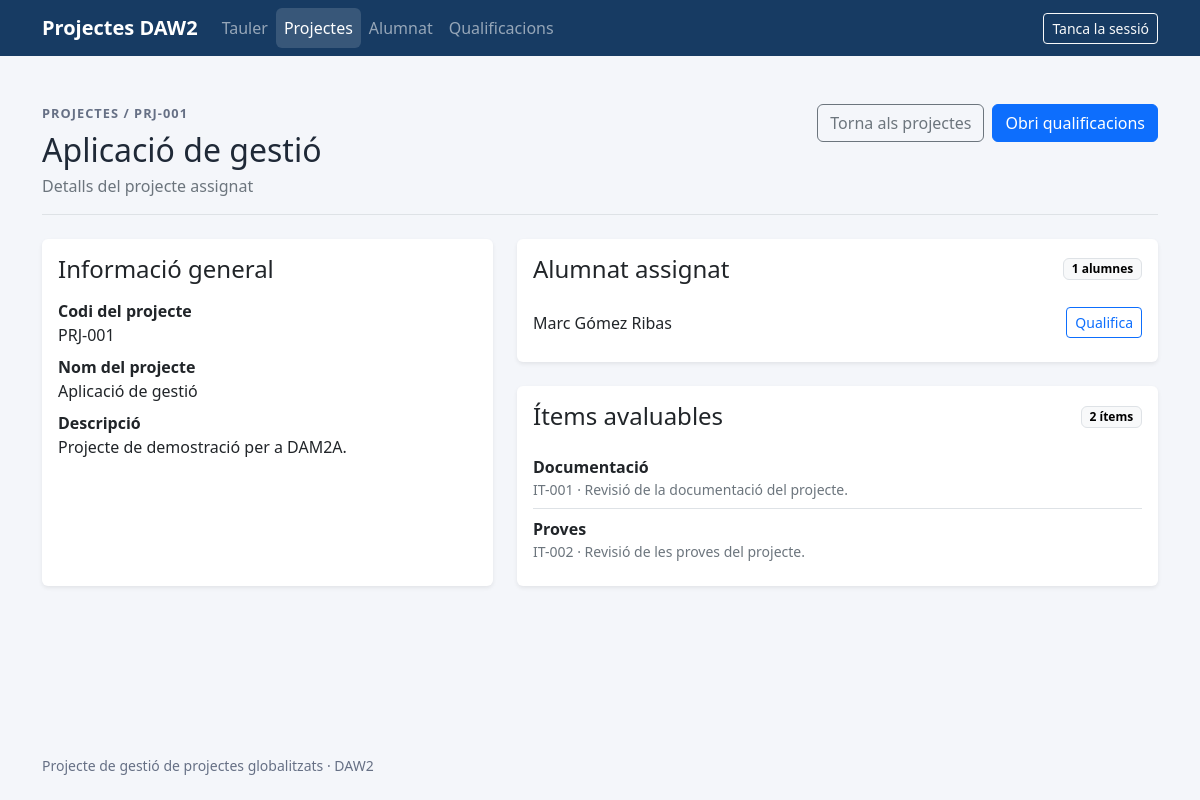
The app's page /?page=project-details&role=teacher&project_id=1 (signed in) with its own data.
### tables this page shows
CREATE TABLE IF NOT EXISTS projects (
    id INT UNSIGNED AUTO_INCREMENT PRIMARY KEY,
    code VARCHAR(50) NOT NULL UNIQUE,
    name VARCHAR(150) NOT NULL,
    description TEXT NOT NULL
);

### app/Views/pages/teacher/project_details.php (the view)
<?php
$escapeTeacherValue = static fn (string|int $value): string => htmlspecialchars((string) $value, ENT_QUOTES, 'UTF-8');
$firstItemId = $selectedProject['items'][0]['id'] ?? '';
?>
<section aria-labelledby="project-details-title">
    <?php if ($selectedProject === null): ?>
        <div class="alert alert-warning" role="status">
            <h1 class="h4">Projecte no disponible</h1>
            <p class="mb-0">El projecte no existeix o no està assignat al teu compte.</p>
        </div>
        <a class="btn btn-outline-primary" href="/?page=projects&amp;role=teacher">Torna als projectes</a>
    <?php else: ?>
        <div class="d-flex flex-column flex-md-row justify-content-between align-items-md-start gap-3 border-bottom pb-3 mb-4">
            <div>
                <p class="eyebrow mb-2">Projectes / <?= $escapeTeacherValue($selectedProject['code']) ?></p>
                <h1 class="h2 mb-1" id="project-details-title"><?= $escapeTeacherValue($selectedProject['name']) ?></h1>
                <p class="text-secondary mb-0">Detalls del projecte assignat</p>
            </div>
            <div class="d-flex flex-wrap gap-2">
                <a class="btn btn-outline-secondary" href="/?page=projects&amp;role=teacher">Torna als projectes</a>
                <a class="btn btn-primary" href="/?page=grades&amp;role=teacher&amp;project_id=<?= (int) $selectedProject['id'] ?>">Obri qualificacions</a>
            </div>
        </div>
        <div class="row g-4">
            <div class="col-12 col-lg-5">
                <article class="card border-0 shadow-sm h-100"><div class="card-body">
                    <h2 class="h4">Informació general</h2>
                    <dl class="mt-3 mb-0">
                        <dt>Codi del projecte</dt><dd><?= $escapeTeacherValue($selectedProject['code']) ?></dd>
                        <dt>Nom del projecte</dt><dd><?= $escapeTeacherValue($selectedProject['name']) ?></dd>
                        <dt>Descripció</dt><dd class="mb-0"><?= nl2br($escapeTeacherValue($selectedProject['description'])) ?></dd>
                    </dl>
                </div></article>
            </div>
            <div class="col-12 col-lg-7">
                <article class="card border-0 shadow-sm mb-4"><div class="card-body">
                    <div class="d-flex justify-content-between align-items-center gap-2 mb-3">
                        <h2 class="h4 mb-0">Alumnat assignat</h2>
                        <span class="badge text-bg-light border"><?= count($selectedProject['students']) ?> alumnes</span>
                    </div>
                    <?php if ($selectedProject['students'] === []): ?>
                        <p class="text-secondary mb-0">Encara no hi ha alumnat assignat.</p>
                    <?php else: ?>
                        <ul class="list-group list-group-flush">
                            <?php foreach ($selectedProject['students'] as $student): ?>
                                <li class="list-group-item px-0 d-flex justify-content-between align-items-center gap-2">
                                    <span><?= $escapeTeacherValue($student['full_name']) ?></span>
                                    <?php if ($firstItemId !== ''): ?>
                                        <a class="btn btn-sm btn-outline-primary" href="/?page=grades&amp;role=teacher&amp;project_id=<?= (int) $selectedProject['id'] ?>&amp;student_id=<?= (int) $student['id'] ?>&amp;item_id=<?= (int) $firstItemId ?>">Qualifica</a>
                                    <?php endif; ?>
                                </li>
                            <?php endforeach; ?>
                        </ul>
                    <?php endif; ?>
                </div></article>
                <article class="card border-0 shadow-sm"><div class="card-body">
                    <div class="d-flex justify-content-between align-items-center gap-2 mb-3">
                        <h2 class="h4 mb-0">Ítems avaluables</h2>
                        <span class="badge text-bg-light border"><?= count($selectedProject['items']) ?> ítems</span>
                    </div>
                    <?php if ($selectedProject['items'] === []): ?>
                        <p class="text-secondary mb-0">Aquest projecte encara no té ítems avaluables.</p>
                    <?php else: ?>
                        <div class="list-group list-group-flush">
                            <?php foreach ($selectedProject['items'] as $item): ?>
                                <a class="list-group-item list-group-item-action px-0" href="/?page=grades&amp;role=teacher&amp;project_id=<?= (int) $selectedProject['id'] ?>&amp;item_id=<?= (int) $item['id'] ?>">
                                    <span class="fw-semibold"><?= $escapeTeacherValue($item['name']) ?></span>
                                    <span class="small text-secondary d-block"><?= $escapeTeacherValue($item['code']) ?> · <?= $escapeTeacherValue($item['description']) ?></span>
                                </a>
                            <?php endforeach; ?>
                        </div>
                    <?php endif; ?>
                </div></article>
            </div>
        </div>
    <?php endif; ?>
</section>

### records on screen
projects: code "PRJ-001", name "Aplicació de gestió", description "Projecte de demostració per a DAM2A."

### other values on screen
$item['title'] "Tauler"
$item['title'] "Projectes"
$item['title'] "Alumnat"
$item['title'] "Qualificacions"
count($selectedProject['students']) "1"
$escapeTeacherValue($student['full_name']) "Marc Gómez Ribas"
count($selectedProject['items']) "2"
$escapeTeacherValue($item['name']) "Documentació"
$escapeTeacherValue($item['code']) "IT-001"
$escapeTeacherValue($item['description']) "Revisió de la documentació del projecte."
$escapeTeacherValue($item['name']) "Proves"
$escapeTeacherValue($item['code']) "IT-002"
$escapeTeacherValue($item['description']) "Revisió de les proves del projecte."
